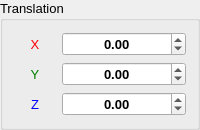
        <widget class="QGroupBox" name="groupBox_translation">
         <property name="font">
          <font>
           <pointsize>10</pointsize>
          </font>
         </property>
         <property name="styleSheet">
          <string notr="true"/>
         </property>
         <property name="title">
          <string>Translation</string>
         </property>
         <layout class="QVBoxLayout" name="verticalLayout_2">
          <item>
           <layout class="QHBoxLayout" name="horizontalLayout_4" stretch="1,3">
            <item>
             <widget class="QLabel" name="label">
              <property name="font">
               <font>
                <pointsize>10</pointsize>
               </font>
              </property>
              <property name="styleSheet">
               <string notr="true">color: rgb(255, 0, 0);</string>
              </property>
              <property name="text">
               <string>X</string>
              </property>
              <property name="alignment">
               <set>Qt::AlignCenter</set>
              </property>
             </widget>
            </item>
            <item>
             <widget class="QDoubleSpinBox" name="trans_x_input">
              <property name="font">
               <font>
                <pointsize>10</pointsize>
                <bold>true</bold>
               </font>
              </property>
              <property name="styleSheet">
               <string notr="true"/>
              </property>
              <property name="alignment">
               <set>Qt::AlignCenter</set>
              </property>
              <property name="minimum">
               <double>-1000.000000000000000</double>
              </property>
              <property name="maximum">
               <double>1000.000000000000000</double>
              </property>
              <property name="singleStep">
               <double>0.100000000000000</double>
              </property>
             </widget>
            </item>
           </layout>
          </item>
          <item>
           <layout class="QHBoxLayout" name="horizontalLayout_6" stretch="1,3">
            <item>
             <widget class="QLabel" name="label_3">
              <property name="font">
               <font>
                <pointsize>10</pointsize>
               </font>
              </property>
              <property name="styleSheet">
               <string notr="true">color:green;</string>
              </property>
              <property name="text">
               <string>Y</string>
              </property>
              <property name="alignment">
               <set>Qt::AlignCenter</set>
              </property>
             </widget>
            </item>
            <item>
             <widget class="QDoubleSpinBox" name="trans_y_input">
              <property name="font">
               <font>
                <pointsize>10</pointsize>
                <bold>true</bold>
               </font>
              </property>
              <property name="styleSheet">
               <string notr="true"/>
              </property>
              <property name="alignment">
               <set>Qt::AlignCenter</set>
              </property>
              <property name="minimum">
               <double>-1000.000000000000000</double>
              </property>
              <property name="maximum">
               <double>1000.000000000000000</double>
              </property>
              <property name="singleStep">
               <double>0.100000000000000</double>
              </property>
             </widget>
            </item>
           </layout>
          </item>
          <item>
           <layout class="QHBoxLayout" name="horizontalLayout_7" stretch="1,3">
            <item>
             <widget class="QLabel" name="label_4">
              <property name="font">
               <font>
                <pointsize>10</pointsize>
               </font>
              </property>
              <property name="styleSheet">
               <string notr="true">color: rgb(0, 0, 255);</string>
              </property>
              <property name="text">
               <string>Z</string>
              </property>
              <property name="alignment">
               <set>Qt::AlignCenter</set>
              </property>
             </widget>
            </item>
            <item>
             <widget class="QDoubleSpinBox" name="trans_z_input">
              <property name="font">
               <font>
                <pointsize>10</pointsize>
                <bold>true</bold>
               </font>
              </property>
              <property name="styleSheet">
               <string notr="true"/>
              </property>
              <property name="alignment">
               <set>Qt::AlignCenter</set>
              </property>
              <property name="minimum">
               <double>-1000.000000000000000</double>
              </property>
              <property name="maximum">
               <double>1000.000000000000000</double>
              </property>
              <property name="singleStep">
               <double>0.100000000000000</double>
              </property>
             </widget>
            </item>
           </layout>
          </item>
         </layout>
        </widget>
